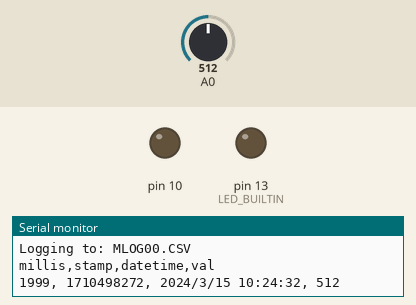
A sketch run on a simulated Arduino Uno, built with avr-gcc and run on an emulated ATmega328P. Parts: output pins drawn as LEDs (lit = HIGH), the last lines printed to the serial monitor. Inputs (shaded band) come from the test bench; at power-on: A0 = 512. The local clock reads 2024-03-15 10:24:30 at power-on unless the sketch sets it; storage starts empty.

Above: at 2.8 s.
2.9 s: A0 set to 317
7.2 s: A0 set to 288
At 11.0 s:
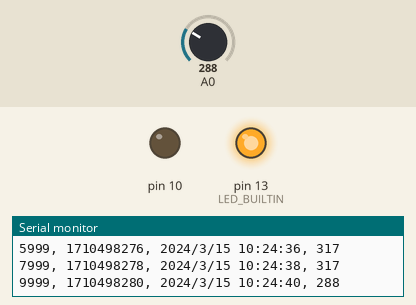
11.5 s: A0 set to 306
At 15.2 s:
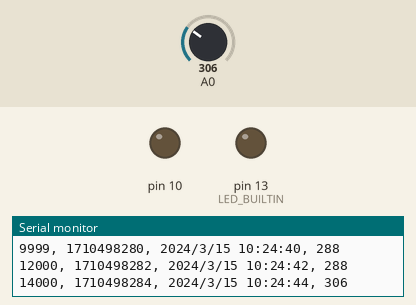
15.5 s: A0 set to 290
At 18.3 s:
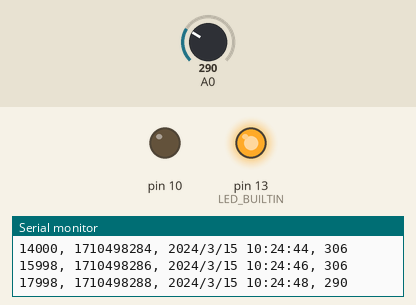
Timing chart, 0 to 19.8 s (numbered marks = the images above; inputs shaded):
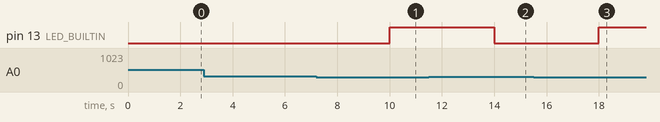

Measured:
- the behaviour switches between 301 and 300 on A0 (found by bisection; images 0 and 1)
- after the input at 7.2 s, pin 13 (LED_BUILTIN): LOW → HIGH after 2.8 s
- after the input at 11.5 s, pin 13 (LED_BUILTIN): HIGH → LOW after 2.5 s
- after the input at 15.5 s, pin 13 (LED_BUILTIN): LOW → HIGH after 2.5 s

The sketch:

SmartPlant.ino
```cpp
//Libraries
#include "SD.h"
#include <Wire.h>
#include "RTClib.h"

#define LOG_INTERVAL  2000 // mills between entries.
// how many milliseconds before writing the logged data permanently to disk
// set it to the LOG_INTERVAL to write each time (safest)
// set it to 10*LOG_INTERVAL to write all data every 10 datareads, you could lose up to
// the last 10 reads if power is lost but it uses less power and is much faster!
#define SYNC_INTERVAL 1000 // mills between calls to flush() - to write data to the card
uint32_t syncTime = 0; // time of last sync()

#define ECHO_TO_SERIAL   1 // echo data to serial port.

RTC_DS1307 RTC; // define the Real Time Clock object

const int chipSelect = 10;

File logfile;

void setup()
{
  Serial.begin(9600);
  pinMode(LED_BUILTIN, OUTPUT);
  // initialize the SD card
  initSDcard();

  // create a new file
  createFile();
  initRTC();

  logfile.println("millis,stamp,datetime,val");
#if ECHO_TO_SERIAL
  Serial.println("millis,stamp,datetime,val");
#endif //ECHO_TO_SERIAL
}

void loop()
{
  int val;
  DateTime now;

  val = analogRead(0); // Sensor to Analog 0

  // delay for the amount of time we want between readings
  delay((LOG_INTERVAL - 1) - (millis() % LOG_INTERVAL));

  // log milliseconds since starting
  uint32_t m = millis();
  logfile.print(m);           // milliseconds since start
  logfile.print(", ");
#if ECHO_TO_SERIAL
  Serial.print(m);         // milliseconds since start
  Serial.print(", ");
#endif

  if (val <= 300){
    digitalWrite(LED_BUILTIN, HIGH);
  } else {
    digitalWrite(LED_BUILTIN, LOW);
  }

  // fetch the time
  now = RTC.now();
  // log time
  logfile.print(now.unixtime()); // seconds since 2000
  logfile.print(", ");
  logfile.print(now.year(), DEC);
  logfile.print("/");
  logfile.print(now.month(), DEC);
  logfile.print("/");
  logfile.print(now.day(), DEC);
  logfile.print(" ");
  logfile.print(now.hour(), DEC);
  logfile.print(":");
  logfile.print(now.minute(), DEC);
  logfile.print(":");
  logfile.print(now.second(), DEC);
#if ECHO_TO_SERIAL
  Serial.print(now.unixtime()); // seconds since 2000
  Serial.print(", ");
  Serial.print(now.year(), DEC);
  Serial.print("/");
  Serial.print(now.month(), DEC);
  Serial.print("/");
  Serial.print(now.day(), DEC);
  Serial.print(" ");
  Serial.print(now.hour(), DEC);
  Serial.print(":");
  Serial.print(now.minute(), DEC);
  Serial.print(":");
  Serial.print(now.second(), DEC);
#endif //ECHO_TO_SERIAL

  logfile.print(", ");
  logfile.println(val);

#if ECHO_TO_SERIAL
  Serial.print(", ");
  Serial.println(val);

#endif //ECHO_TO_SERIAL

  if ((millis() - syncTime) < SYNC_INTERVAL) return;
  syncTime = millis();

  logfile.flush();
}

void error(char const *str)
{
  Serial.print("error: ");
  Serial.println(str);

  while (1);
}

void initSDcard()
{
  Serial.print("Initializing SD card...");
  // make sure that the default chip select pin is set to
  // output, even if you don't use it:
  pinMode(10, OUTPUT);

  // see if the card is present and can be initialized:
  if (!SD.begin(chipSelect)) {
    Serial.println("Card failed, or not present");
    // don't do anything more:
    return;
  }
  Serial.println("card initialized.");

}

void createFile()
{
  //file name must be in 8.3 format (name length at most 8 characters, follwed by a '.' and then a three character extension.
  char filename[] = "MLOG00.CSV";
  for (uint8_t i = 0; i < 100; i++) {
    filename[4] = i / 10 + '0';
    filename[5] = i % 10 + '0';
    if (! SD.exists(filename)) {
      // only open a new file if it doesn't exist
      logfile = SD.open(filename, FILE_WRITE);
      break;  // leave the loop!
    }
  }

  if (! logfile) {
    error("couldnt create file");
  }

  Serial.print("Logging to: ");
  Serial.println(filename);
}

void initRTC()
{
  Wire.begin();
  if (!RTC.begin()) {
    logfile.println("RTC failed");
#if ECHO_TO_SERIAL
    Serial.println("RTC failed");
#endif  //ECHO_TO_SERIAL
  }
}
```
